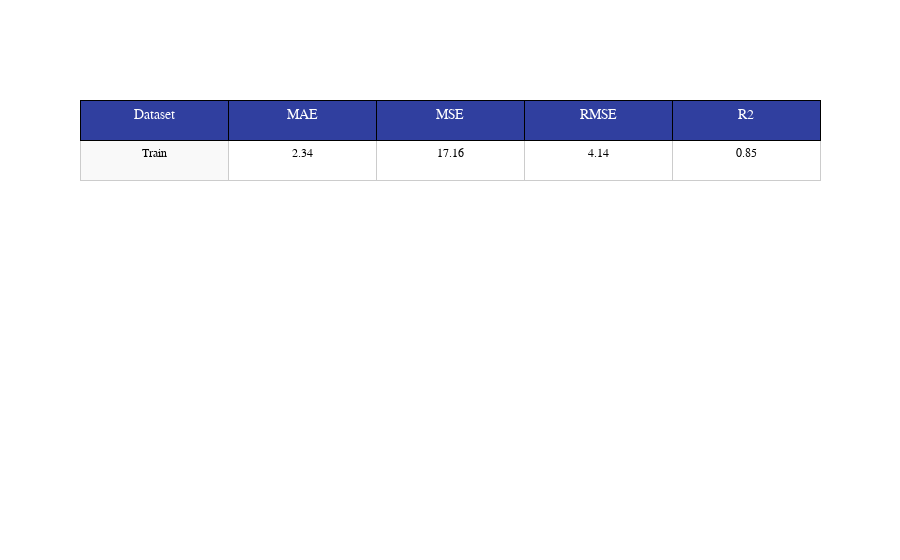

Notebook code cell kept with this figure:
### Code cell
g=create_table(error_r_lasso,10,10)

### Figure 1 — Plotly figure (JSON) as saved in the notebook; plotly's stock layout.template omitted (floating-point values rounded to 4 significant figures)
{"data": [{"cells": {"align": ["center", "center", "center", "center", "center"], "fill": {"color": ["#f9f9f9", "#ffffff"]}, "font": {"color": "rgb(0, 0, 0)", "family": "Arial, sans-serif", "size": 12}, "height": 40, "line": {"color": "rgb(204, 204, 204)", "width": 1}, "values": [["Train"], ["2.34"], ["17.16"], ["4.14"], ["0.85"]]}, "columnwidth": [10, 10], "header": {"align": "center", "fill": {"color": "rgb(48, 63, 159)"}, "font": {"color": "white", "family": "Arial, sans-serif", "size": 14}, "height": 40, "line": {"color": "rgb(0, 0, 0)", "width": 1}, "values": ["Dataset", "MAE", "MSE", "RMSE", "R2"]}, "type": "table"}], "layout": {"autosize": true}}
